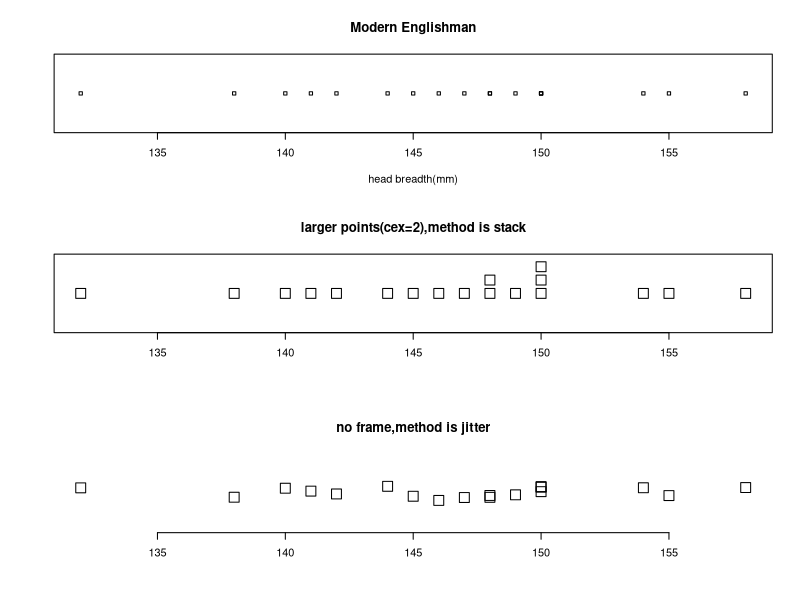
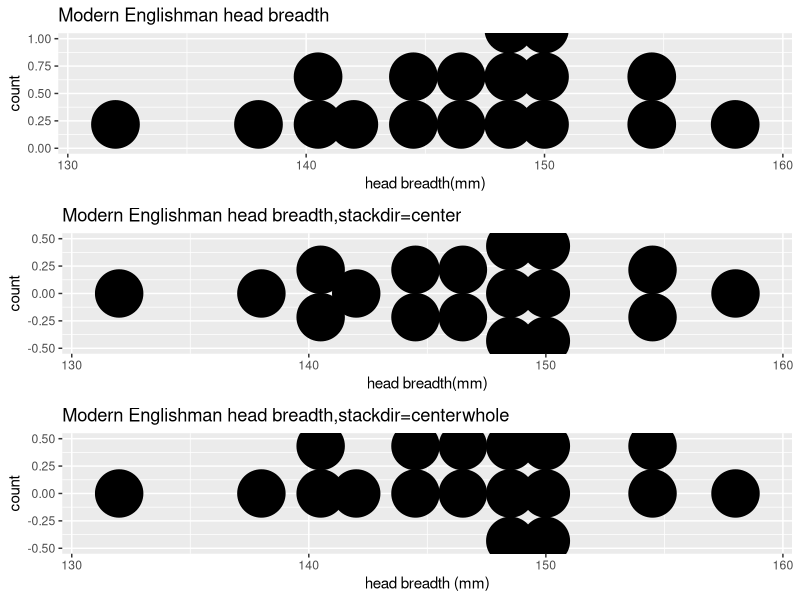
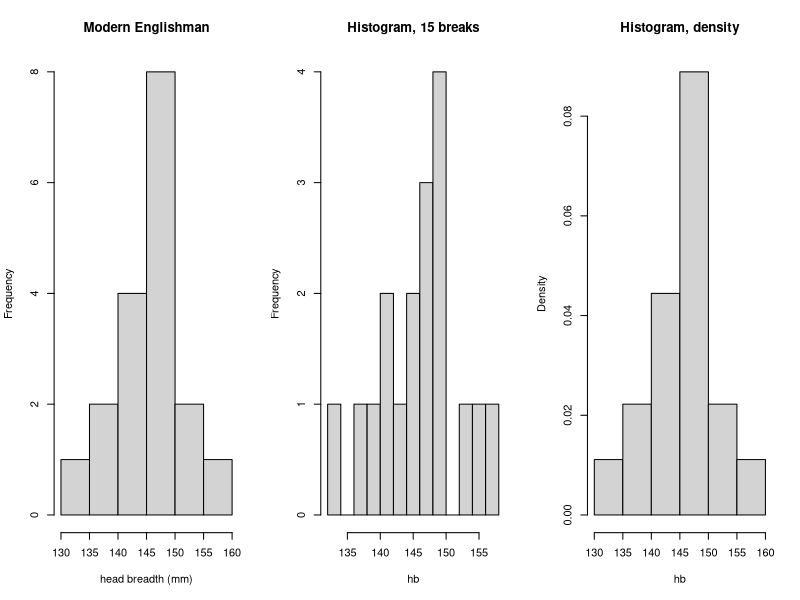
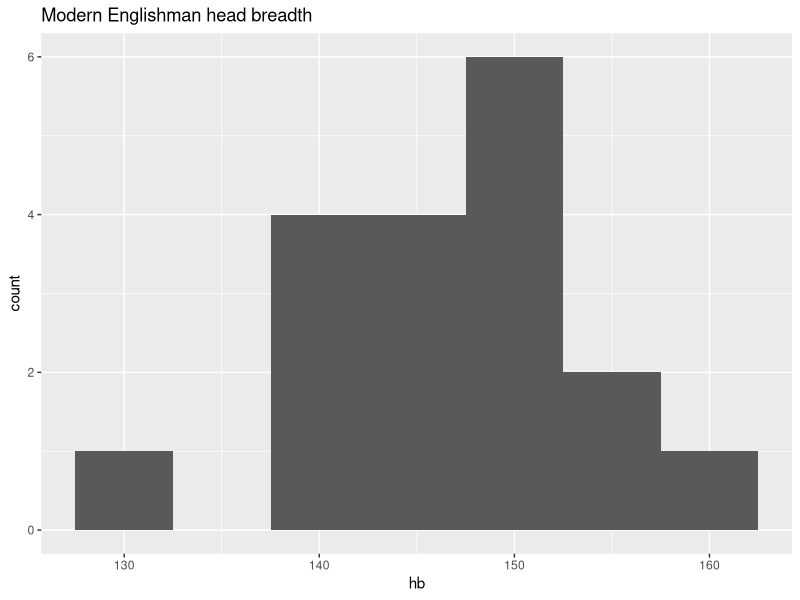
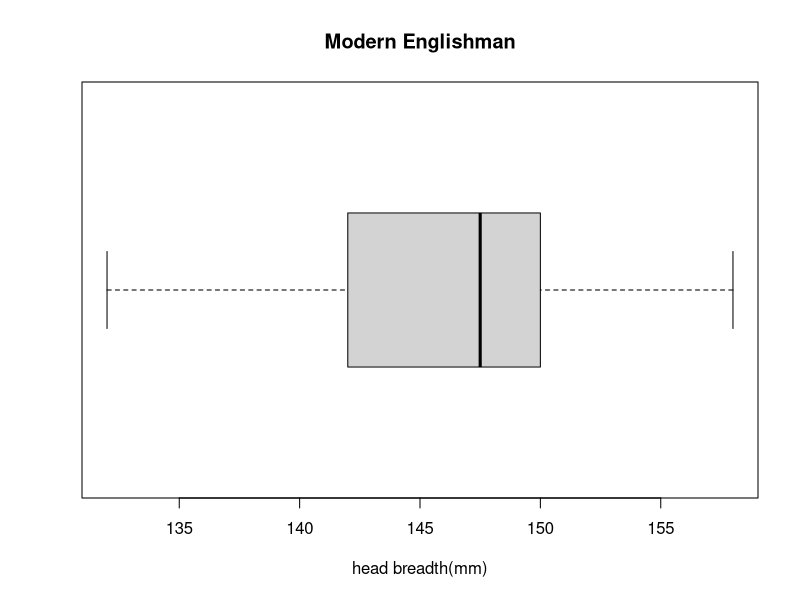
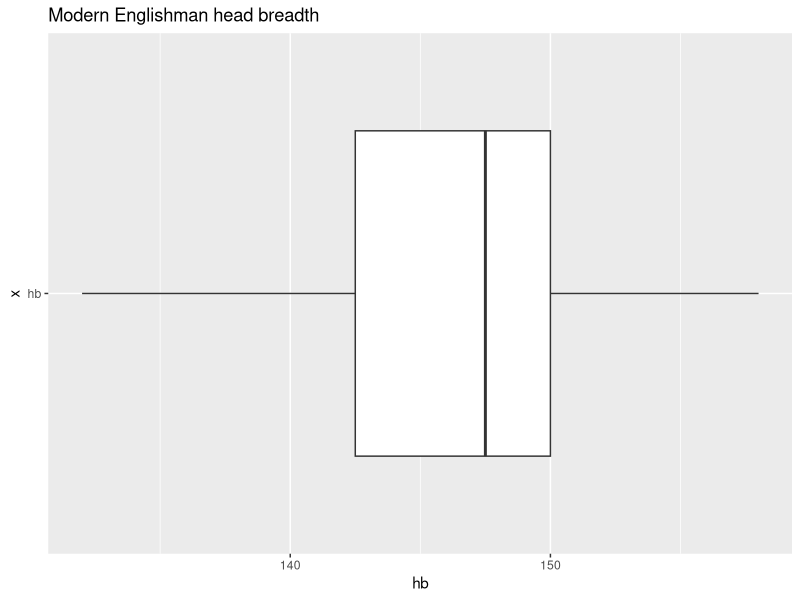
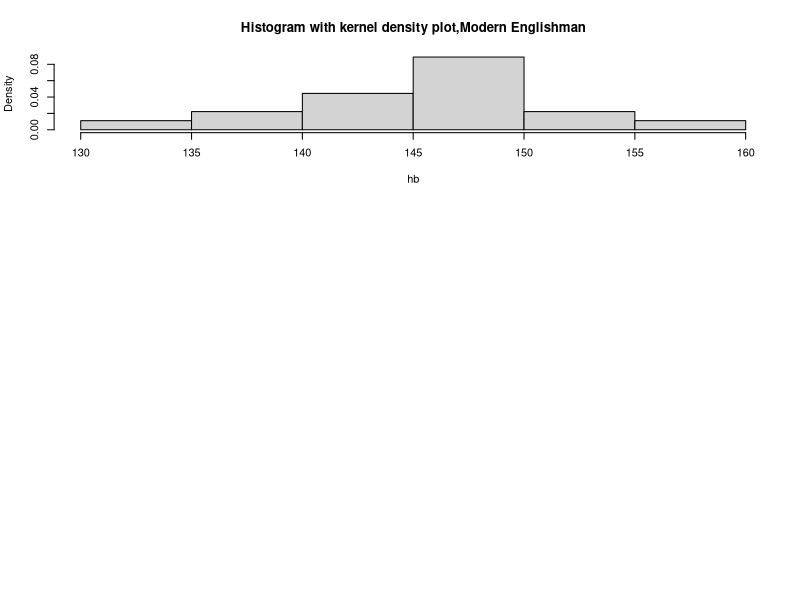

Reproduce these figures in R, in order. (Note: this script raises an error after producing the figures.)
y<- c(5,9,12,30,14,18,32,40)
mean(y)
var(y)
sd(y)
sort(y)
median(y)
summary(y)
fivenum(y)[c(2,4)]
fivenum(y)[4] - fivenum(y)[2]
diff(fivenum(y)[c(2,4)])
y2<- sort(y)[-length(y)]
y2
median(y2)
fivenum(y2)
diff(fivenum(y2)[c(2,4)])
hb <- c(141,148,132,138,154,142,150,146,155,158,150,140,147,148,144,150,149,145)
sort(hb)
length(hb)
summary(hb)
fivenum(hb)
range(hb)
diff(range(hb))
mean(hb)
sd(hb)
se<-sd(hb)/sqrt(length(hb))

par(mfrow=c(3,1))
stripchart(hb,main="Modern Englishman",xlab="head breadth(mm)")
stripchart(hb,method="stack",cex=2,main="larger points(cex=2),method is stack")
stripchart(hb,method="jitter",cex=2,frame.plot = FALSE,main="no frame,method is jitter")
library(ggplot2)
hb_df <- data.frame(hb)
p1 <- ggplot(hb_df,aes(x=hb))
p1 <- p1+geom_dotplot(binwidth=2)
p1 <- p1+labs(title="Modern Englishman head breadth")
p1 <- p1+xlab("head breadth(mm)")
p2 <- ggplot(hb_df,aes(x=hb))
p2 <- p2+geom_dotplot(binwidth=2,stackdir="center")
p2 <- p2+labs(title="Modern Englishman head breadth,stackdir=center")
p2 <- p2+xlab("head breadth(mm)") 
p3 <- ggplot(hb_df,aes(x=hb))
p3 <- p3+geom_dotplot(binwidth=2,stackdir="centerwhole")
p3 <- p3+labs(title="Modern Englishman head breadth,stackdir=centerwhole")
p3 <- p3+xlab("head breadth (mm)") 
library(gridExtra)
grid.arrange(p1,p2,p3,ncol=1)

par(mfrow=c(1,3))
hist(hb, main="Modern Englishman",xlab="head breadth (mm)")
hist(hb, breaks=15, main="Histogram, 15 breaks")
hist(hb, breaks=8, freq=FALSE, main="Histogram, density")
library(ggplot2)
hb_df<- data.frame(hb)
p <- ggplot(hb_df,aes(x=hb))
p <- p+geom_histogram(binwidth=5)
p <- p+labs(title="Modern Englishman head breadth")
print(p)

stem(hb)

stem(hb,scale=2)

stem(hb,scale=5)

fivenum(hb)
par(mfrow=c(1,1))
boxplot(hb,horizontal=TRUE,main="Modern Englishman", xlab="head breadth(mm)")
library(ggplot2)
hb_df <- data.frame(hb)
p <- ggplot(hb_df, aes(x="hb",y=hb))
p <- p + geom_boxplot()
p <- p + coord_flip()
p <- p + labs(title="Modern Englishman head breadth")
print(p)

par(mfrow=c(3,1))
hist(hb,freq=FALSE,main="Histogram with kernel density plot,Modern Englishman")
points(density(hb),type="1")
rug(hb)
library(vioplot)
vioplot(hb,horizontal=TRUE, col="gray")
title("Violin plot,Modern Englishman")
boxplot(hb,horizontal=TRUE,main="Boxplot, Modern Englishman",xlab="head breadth(mm)")
library(ggplot2)
